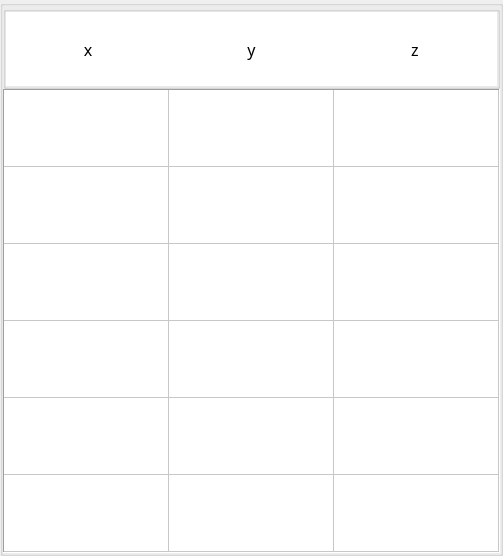
                            <widget class="QGroupBox" name="groupBox_23">
                             <property name="title">
                              <string/>
                             </property>
                             <layout class="QVBoxLayout" name="verticalLayout_4">
                              <property name="spacing">
                               <number>0</number>
                              </property>
                              <property name="leftMargin">
                               <number>0</number>
                              </property>
                              <property name="topMargin">
                               <number>0</number>
                              </property>
                              <property name="rightMargin">
                               <number>0</number>
                              </property>
                              <property name="bottomMargin">
                               <number>0</number>
                              </property>
                              <item>
                               <widget class="QGroupBox" name="groupBox_24">
                                <property name="minimumSize">
                                 <size>
                                  <width>0</width>
                                  <height>83</height>
                                 </size>
                                </property>
                                <property name="styleSheet">
                                 <string notr="true">QLabel
{
  background-color:rgb(255, 255, 255)

}</string>
                                </property>
                                <property name="title">
                                 <string/>
                                </property>
                                <property name="flat">
                                 <bool>false</bool>
                                </property>
                                <layout class="QHBoxLayout" name="horizontalLayout_9">
                                 <property name="spacing">
                                  <number>0</number>
                                 </property>
                                 <property name="leftMargin">
                                  <number>0</number>
                                 </property>
                                 <property name="topMargin">
                                  <number>0</number>
                                 </property>
                                 <property name="rightMargin">
                                  <number>0</number>
                                 </property>
                                 <property name="bottomMargin">
                                  <number>0</number>
                                 </property>
                                 <item>
                                  <widget class="QLabel" name="label_9">
                                   <property name="sizePolicy">
                                    <sizepolicy hsizetype="Expanding" vsizetype="Preferred">
                                     <horstretch>0</horstretch>
                                     <verstretch>0</verstretch>
                                    </sizepolicy>
                                   </property>
                                   <property name="minimumSize">
                                    <size>
                                     <width>160</width>
                                     <height>0</height>
                                    </size>
                                   </property>
                                   <property name="font">
                                    <font>
                                     <family>Arial Black</family>
                                     <pointsize>12</pointsize>
                                    </font>
                                   </property>
                                   <property name="styleSheet">
                                    <string notr="true">QLabel
{
  background-color:rgb(255,255,255)

}</string>
                                   </property>
                                   <property name="frameShape">
                                    <enum>QFrame::NoFrame</enum>
                                   </property>
                                   <property name="text">
                                    <string>x</string>
                                   </property>
                                   <property name="alignment">
                                    <set>Qt::AlignCenter</set>
                                   </property>
                                  </widget>
                                 </item>
                                 <item>
                                  <widget class="QLabel" name="label_10">
                                   <property name="sizePolicy">
                                    <sizepolicy hsizetype="Expanding" vsizetype="Preferred">
                                     <horstretch>0</horstretch>
                                     <verstretch>0</verstretch>
                                    </sizepolicy>
                                   </property>
                                   <property name="minimumSize">
                                    <size>
                                     <width>160</width>
                                     <height>0</height>
                                    </size>
                                   </property>
                                   <property name="font">
                                    <font>
                                     <family>Arial Black</family>
                                     <pointsize>12</pointsize>
                                    </font>
                                   </property>
                                   <property name="styleSheet">
                                    <string notr="true">QLabel
{
  background-color:rgb(255,255,255)

}</string>
                                   </property>
                                   <property name="frameShape">
                                    <enum>QFrame::NoFrame</enum>
                                   </property>
                                   <property name="text">
                                    <string>y</string>
                                   </property>
                                   <property name="alignment">
                                    <set>Qt::AlignCenter</set>
                                   </property>
                                  </widget>
                                 </item>
                                 <item>
                                  <widget class="QLabel" name="label_11">
                                   <property name="sizePolicy">
                                    <sizepolicy hsizetype="Expanding" vsizetype="Preferred">
                                     <horstretch>0</horstretch>
                                     <verstretch>0</verstretch>
                                    </sizepolicy>
                                   </property>
                                   <property name="minimumSize">
                                    <size>
                                     <width>160</width>
                                     <height>0</height>
                                    </size>
                                   </property>
                                   <property name="font">
                                    <font>
                                     <family>Arial Black</family>
                                     <pointsize>12</pointsize>
                                    </font>
                                   </property>
                                   <property name="styleSheet">
                                    <string notr="true">QLabel
{
  background-color:rgb(255,255,255)

}</string>
                                   </property>
                                   <property name="frameShape">
                                    <enum>QFrame::NoFrame</enum>
                                   </property>
                                   <property name="midLineWidth">
                                    <number>0</number>
                                   </property>
                                   <property name="text">
                                    <string>z</string>
                                   </property>
                                   <property name="alignment">
                                    <set>Qt::AlignCenter</set>
                                   </property>
                                  </widget>
                                 </item>
                                </layout>
                               </widget>
                              </item>
                              <item>
                               <widget class="QTableWidget" name="result_table">
                                <property name="maximumSize">
                                 <size>
                                  <width>16777215</width>
                                  <height>16000</height>
                                 </size>
                                </property>
                                <property name="font">
                                 <font>
                                  <family>Arial Black</family>
                                  <pointsize>12</pointsize>
                                 </font>
                                </property>
                                <property name="autoFillBackground">
                                 <bool>true</bool>
                                </property>
                                <property name="frameShape">
                                 <enum>QFrame::Panel</enum>
                                </property>
                                <property name="frameShadow">
                                 <enum>QFrame::Sunken</enum>
                                </property>
                                <property name="lineWidth">
                                 <number>1</number>
                                </property>
                                <property name="midLineWidth">
                                 <number>1</number>
                                </property>
                                <property name="verticalScrollBarPolicy">
                                 <enum>Qt::ScrollBarAlwaysOff</enum>
                                </property>
                                <property name="horizontalScrollBarPolicy">
                                 <enum>Qt::ScrollBarAlwaysOff</enum>
                                </property>
                                <property name="sizeAdjustPolicy">
                                 <enum>QAbstractScrollArea::AdjustToContentsOnFirstShow</enum>
                                </property>
                                <property name="autoScroll">
                                 <bool>false</bool>
                                </property>
                                <property name="autoScrollMargin">
                                 <number>0</number>
                                </property>
                                <property name="dragDropOverwriteMode">
                                 <bool>false</bool>
                                </property>
                                <property name="textElideMode">
                                 <enum>Qt::ElideMiddle</enum>
                                </property>
                                <property name="verticalScrollMode">
                                 <enum>QAbstractItemView::ScrollPerPixel</enum>
                                </property>
                                <property name="horizontalScrollMode">
                                 <enum>QAbstractItemView::ScrollPerPixel</enum>
                                </property>
                                <property name="showGrid">
                                 <bool>true</bool>
                                </property>
                                <property name="gridStyle">
                                 <enum>Qt::SolidLine</enum>
                                </property>
                                <property name="sortingEnabled">
                                 <bool>true</bool>
                                </property>
                                <property name="wordWrap">
                                 <bool>true</bool>
                                </property>
                                <property name="cornerButtonEnabled">
                                 <bool>false</bool>
                                </property>
                                <property name="rowCount">
                                 <number>6</number>
                                </property>
                                <property name="columnCount">
                                 <number>3</number>
                                </property>
                                <attribute name="horizontalHeaderVisible">
                                 <bool>false</bool>
                                </attribute>
                                <attribute name="horizontalHeaderCascadingSectionResizes">
                                 <bool>false</bool>
                                </attribute>
                                <attribute name="horizontalHeaderDefaultSectionSize">
                                 <number>165</number>
                                </attribute>
                                <attribute name="horizontalHeaderHighlightSections">
                                 <bool>true</bool>
                                </attribute>
                                <attribute name="horizontalHeaderMinimumSectionSize">
                                 <number>160</number>
                                </attribute>
                                <attribute name="verticalHeaderVisible">
                                 <bool>false</bool>
                                </attribute>
                                <attribute name="verticalHeaderDefaultSectionSize">
                                 <number>77</number>
                                </attribute>
                                <attribute name="verticalHeaderMinimumSectionSize">
                                 <number>0</number>
                                </attribute>
                                <row>
                                 <property name="text">
                                  <string/>
                                 </property>
                                 <property name="font">
                                  <font>
                                   <family>Arial Black</family>
                                   <pointsize>12</pointsize>
                                   <weight>75</weight>
                                   <bold>true</bold>
                                  </font>
                                 </property>
                                 <property name="background">
                                  <color>
                                   <red>255</red>
                                   <green>255</green>
                                   <blue>0</blue>
                                  </color>
                                 </property>
                                 <property name="foreground">
                                  <brush brushstyle="SolidPattern">
                                   <color alpha="255">
                                    <red>12</red>
                                    <green>12</green>
                                    <blue>0</blue>
                                   </color>
                                  </brush>
                                 </property>
                                </row>
                                <row>
                                 <property name="text">
                                  <string/>
                                 </property>
                                 <property name="background">
                                  <color>
                                   <red>255</red>
                                   <green>255</green>
                                   <blue>0</blue>
                                  </color>
                                 </property>
                                </row>
                                <row>
                                 <property name="text">
                                  <string/>
                                 </property>
                                 <property name="font">
                                  <font>
                                   <family>Arial Black</family>
                                   <pointsize>12</pointsize>
                                   <weight>75</weight>
                                   <bold>true</bold>
                                  </font>
                                 </property>
                                 <property name="textAlignment">
                                  <set>AlignLeading|AlignVCenter</set>
                                 </property>
                                 <property name="background">
                                  <color>
                                   <red>141</red>
                                   <green>141</green>
                                   <blue>141</blue>
                                  </color>
                                 </property>
                                </row>
                                <row>
                                 <property name="text">
                                  <string/>
                                 </property>
                                 <property name="background">
                                  <color>
                                   <red>141</red>
                                   <green>141</green>
                                   <blue>141</blue>
                                  </color>
                                 </property>
                                </row>
                                <row>
                                 <property name="text">
                                  <string/>
                                 </property>
                                 <property name="font">
                                  <font>
                                   <family>Arial Black</family>
                                   <pointsize>12</pointsize>
                                   <weight>75</weight>
                                   <bold>true</bold>
                                  </font>
                                 </property>
                                 <property name="background">
                                  <color>
                                   <red>0</red>
                                   <green>170</green>
                                   <blue>0</blue>
                                  </color>
                                 </property>
                                 <property name="foreground">
                                  <brush brushstyle="SolidPattern">
                                   <color alpha="255">
                                    <red>0</red>
                                    <green>0</green>
                                    <blue>0</blue>
                                   </color>
                                  </brush>
                                 </property>
                                </row>
                                <row>
                                 <property name="text">
                                  <string/>
                                 </property>
                                 <property name="textAlignment">
                                  <set>AlignCenter</set>
                                 </property>
                                 <property name="background">
                                  <color>
                                   <red>0</red>
                                   <green>170</green>
                                   <blue>0</blue>
                                  </color>
                                 </property>
                                </row>
                                <column>
                                 <property name="text">
                                  <string>x</string>
                                 </property>
                                 <property name="font">
                                  <font>
                                   <family>Arial Black</family>
                                   <pointsize>12</pointsize>
                                   <weight>75</weight>
                                   <bold>true</bold>
                                  </font>
                                 </property>
                                 <property name="textAlignment">
                                  <set>AlignCenter</set>
                                 </property>
                                 <property name="background">
                                  <color>
                                   <red>136</red>
                                   <green>136</green>
                                   <blue>136</blue>
                                  </color>
                                 </property>
                                </column>
                                <column>
                                 <property name="text">
                                  <string>y</string>
                                 </property>
                                 <property name="font">
                                  <font>
                                   <family>Arial Black</family>
                                   <pointsize>12</pointsize>
                                   <weight>75</weight>
                                   <bold>true</bold>
                                  </font>
                                 </property>
                                 <property name="textAlignment">
                                  <set>AlignCenter</set>
                                 </property>
                                </column>
                                <column>
                                 <property name="text">
                                  <string>z</string>
                                 </property>
                                 <property name="font">
                                  <font>
                                   <family>Arial Black</family>
                                   <pointsize>12</pointsize>
                                   <weight>75</weight>
                                   <bold>true</bold>
                                  </font>
                                 </property>
                                 <property name="textAlignment">
                                  <set>AlignCenter</set>
                                 </property>
                                </column>
                                <item row="0" column="0">
                                 <property name="text">
                                  <string/>
                                 </property>
                                 <property name="textAlignment">
                                  <set>AlignCenter</set>
                                 </property>
                                </item>
                                <item row="0" column="1">
                                 <property name="text">
                                  <string/>
                                 </property>
                                 <property name="textAlignment">
                                  <set>AlignCenter</set>
                                 </property>
                                </item>
                                <item row="0" column="2">
                                 <property name="text">
                                  <string/>
                                 </property>
                                 <property name="textAlignment">
                                  <set>AlignCenter</set>
                                 </property>
                                </item>
                                <item row="2" column="0">
                                 <property name="text">
                                  <string/>
                                 </property>
                                 <property name="textAlignment">
                                  <set>AlignCenter</set>
                                 </property>
                                </item>
                                <item row="2" column="1">
                                 <property name="text">
                                  <string/>
                                 </property>
                                 <property name="textAlignment">
                                  <set>AlignCenter</set>
                                 </property>
                                </item>
                                <item row="2" column="2">
                                 <property name="text">
                                  <string/>
                                 </property>
                                 <property name="textAlignment">
                                  <set>AlignTrailing|AlignVCenter</set>
                                 </property>
                                </item>
                                <item row="4" column="0">
                                 <property name="text">
                                  <string/>
                                 </property>
                                 <property name="textAlignment">
                                  <set>AlignCenter</set>
                                 </property>
                                </item>
                                <item row="4" column="1">
                                 <property name="text">
                                  <string/>
                                 </property>
                                 <property name="textAlignment">
                                  <set>AlignCenter</set>
                                 </property>
                                </item>
                                <item row="4" column="2">
                                 <property name="text">
                                  <string/>
                                 </property>
                                 <property name="textAlignment">
                                  <set>AlignCenter</set>
                                 </property>
                                </item>
                               </widget>
                              </item>
                             </layout>
                            </widget>
